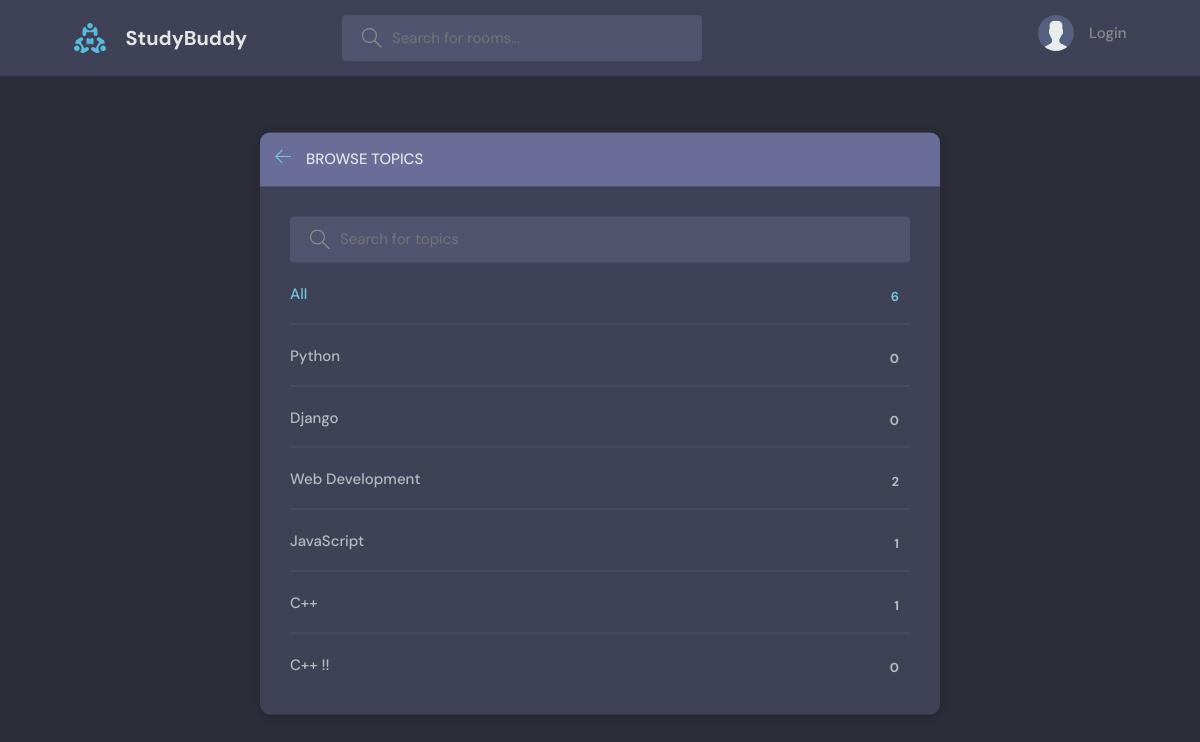
Page /topics/ on the committed database.
### base/models.py (models this page shows, shortened)
class Topic(models.Model):
    name = models.CharField(max_length=200)

### base/views.py (the view)
# urls.py: path('topics/', views.topicsPage, name="topics"),
def topicsPage(request):
    q = request.GET.get('q') if request.GET.get('q') != None else ''
    topics = Topic.objects.filter(name__icontains=q)
    context = {'topics': topics}
    return render(request, 'base/topics.html', context)

### base/templates/base/topics.html (shortened to what this page needs)
{% extends 'main.html' %}
{% block content %}
    <main class="create-room layout">
      <div class="container">
        <div class="layout__box">
          <div class="layout__boxHeader">
            <div class="layout__boxTitle">
              <a href="{% url 'home' %}">
                <svg version="1.1" xmlns="http://www.w3.org/2000/svg" width="32" height="32" viewBox="0 0 32 32">
                  <title>arrow-left</title>
                  <path
                    d="M13.723 2.286l-13.723 13.714 13.719 13.714 1.616-1.611-10.96-10.96h27.625v-2.286h-27.625l10.965-10.965-1.616-1.607z"
                  ></path>
                </svg>
              </a>
              <h3>Browse Topics</h3>
            </div>
          </div>
          <div class="topics-page layout__body">
            <form class="header__search" action="" method="GET">
              <label>
                <input name="q" placeholder="Search for topics" />
              </label>
            </form>
            <ul class="topics__list">
              <li>
                <a href="{% url 'topics' %}" class="active">All <span>{{topics.count}}</span></a>
              </li>
              {% for topic in topics %}
              <li>
                <a href="{% url 'home' %}?q={{topic.name}}">{{topic.name}} <span>{{topic.room_set.all.count}}</span></a>
              </li>
              {% endfor %}
            </ul>
          </div>
        </div>
      </div>
    </main>
{% endblock %}

### static/styles/style.css (style rules this page uses)
:root { --color-main: #71c6dd; --color-main-light: #e1f6fb; --color-dark: #3f4156; --color-dark-medium: #51546e; --color-dark-light: #696d97; --color-light: #e5e5e5; --color-gray: #8b8b8b; --color-light-gray: #b2bdbd; --color-bg: #2d2d39; --color-success: #5dd693; --color-error: #fc4b0b; }
* { font-family: "DM Sans", -apple-system, BlinkMacSystemFont, "Segoe UI", Roboto, Oxygen, Ubuntu, Cantarell, "Open Sans", "Helvetica Neue", sans-serif; margin: 0; padding: 0; box-sizing: border-box; text-rendering: optimizeLegibility; font-size: inherit; }
html { font-size: 56.25%; }
@media only screen and (min-width: 1200px) { html { font-size: 62.5%; } }
body { line-height: 1.6; font-weight: 400; font-size: 1.5rem; color: var(--color-light-gray); background-color: var(--color-bg); min-height: 100vh; }
a { display: inline-block; color: var(--color-main); text-decoration: none; }
.container { max-width: 120rem; width: 90%; margin: auto; }
.header__search > label { background-color: var(--color-dark-medium); padding: 1.3rem 1rem; display: flex; align-items: center; gap: 1rem; border-radius: 4px; }
.header__search svg { fill: var(--color-gray); width: 2rem; height: 2rem; margin-left: 1rem; }
.header__search input { width: 30rem; background: transparent; border: none; outline: none; color: var(--color-light); }
.layout { margin-top: 2.4rem; }
.layout > .container { display: flex; justify-content: space-between; align-items: flex-start; }
.layout__box { width: 90%; max-width: 48rem; min-height: 40rem; position: absolute; top: 50%; left: 50%; transform: translate(-50%, -46%); background-color: var(--color-dark); border-radius: 1rem; box-shadow: 1px 1px 6px 3px rgba(0, 0, 0, 0.1); overflow: hidden; }
.layout__boxHeader { display: flex; padding: 1.5rem; background-color: var(--color-dark-light); }
.layout__boxTitle { display: flex; gap: 1.5rem; align-items: center; }
.layout__boxTitle h3 { text-transform: uppercase; font-weight: 500; color: var(--color-light); }
.layout__boxTitle svg { width: 1.6rem; height: 1.6rem; fill: var(--color-main); }
.layout__body { margin: 3rem; }
.topics__list { list-style: none; }
.topics__list li a { display: flex; justify-content: space-between; margin-bottom: 3rem; font-weight: 500; color: var(--color-light-gray); transition: all 0.3s ease-in-out; }
.topics__list li a.active, .topics__list li a:hover { color: var(--color-main); }
.topics__list li a span { padding: 0.5rem 1rem; background-color: var(--color-dark); border-radius: 3px; font-size: 1.3rem; font-weight: 700; letter-spacing: 1px; }
.topics-page .topics__list li:not(:last-child) a { margin: 2rem 0; padding-bottom: 1rem; text-decoration: none; border-bottom: 1px solid var(--color-dark-medium); }
.topics-page .header__search { display: block; }
.create-room.layout .layout__box { max-width: 68rem; }

### rows in the picture
Topic: name "Python", room_set.all.count "0"
Topic: name "Django", room_set.all.count "0"
Topic: name "Web Development", room_set.all.count "2"
Topic: name "JavaScript", room_set.all.count "1"
Topic: name "C++", room_set.all.count "1"
Topic: name "C++ !!", room_set.all.count "0"

### other values in the picture
{{ topics.count }} "6"
